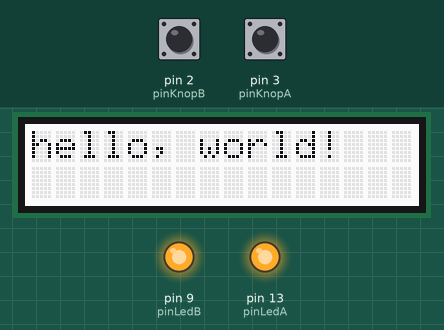
The sketch below on a simulated Arduino Uno, built with avr-gcc and run on an emulated ATmega328P. On the bench: 16×2 character LCD, output pins drawn as LEDs (lit = HIGH). The inputs (shaded band) are chosen by the test bench; at power-on: pin 2 (pinKnopB) HIGH, pin 3 (pinKnopA) HIGH. What the sketch prints to the serial monitor is not drawn.

Above: at 2.2 s.
2.3 s: pin 2 (pinKnopB) pulled LOW for 0.15 s
At 2.38 s:
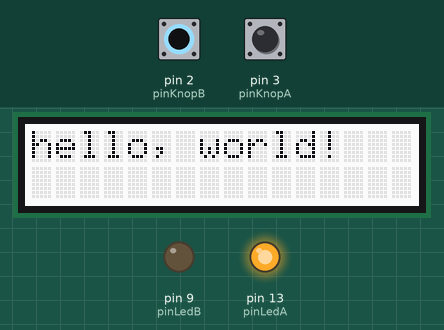
3.9 s: pin 3 (pinKnopA) pulled LOW for 0.15 s
At 3.97 s:
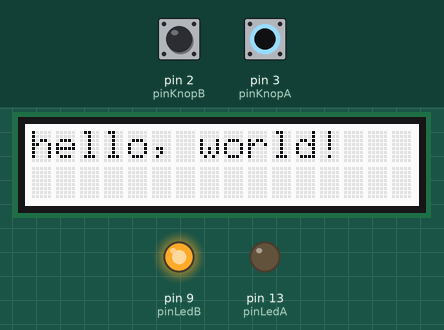
5.5 s: pin 3 (pinKnopA) pulled LOW for 3.2 s
At 9.0 s:
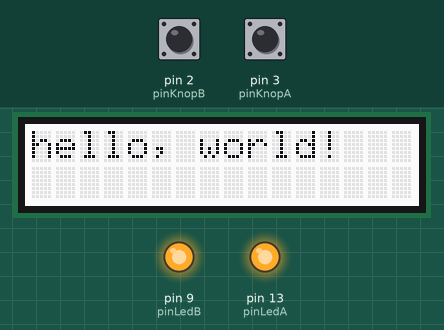
10.2 s: pin 2 (pinKnopB) pulled LOW for 3.2 s
At 11.5 s:
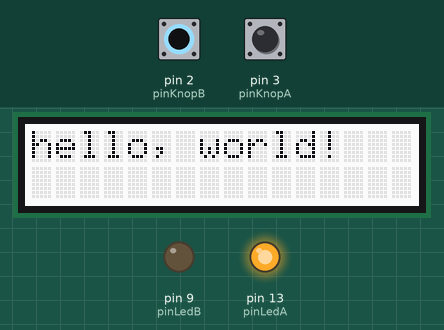
14.9 s: pin 2 (pinKnopB) driven LOW and pin 3 (pinKnopA) driven LOW
At 16.3 s:
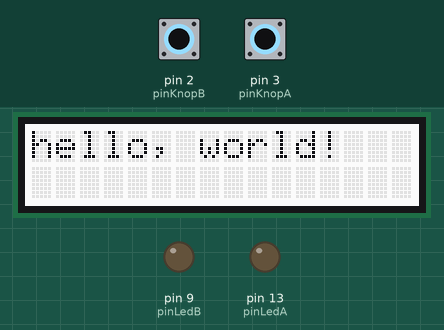
Timing chart, 0 to 17.4 s (numbered marks = the images above; inputs shaded):
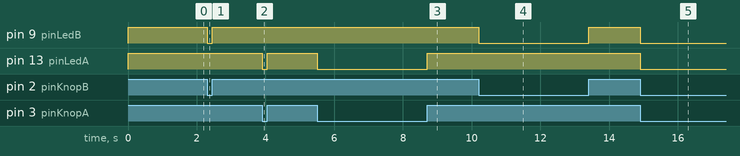

Measured:
- after the input at 2.3 s, pin 9 (pinLedB): HIGH → LOW at once, → HIGH 0.15 s later
- after the input at 3.9 s, pin 13 (pinLedA): HIGH → LOW at once, → HIGH 0.15 s later
- after the input at 5.5 s, pin 13 (pinLedA): HIGH → LOW at once, → HIGH 3.2 s later
- after the input at 10.2 s, pin 9 (pinLedB): HIGH → LOW at once, → HIGH 3.2 s later
- after the input at 14.9 s, pin 9 (pinLedB), pin 13 (pinLedA): HIGH → LOW at once

The sketch:

game_testcode.ino
```cpp
/*****************************************
   Voorbeeld TestCode
   Voor circuit met 2 leds en 2 knoppen
   en een display
   Breid de code zelf uit
   zodat je deze kunt gebruiken om te testen
   of alle componenten (nog) goed
   zijn aangesloten op je Arduino
   Emmauscollege
   v20210210GEE
 *****************************************/

/*****************************************
   libraries die je gebruikt

   LCD met 2 regels van 16 karakters
   (de RGB backlit kan niet van kleur worden veranderd)
   https://www.arduino.cc/reference/en/libraries/grove-lcd-rgb-backlight/

 *****************************************/
#include <Wire.h>
#include "rgb_lcd.h"

/*****************************************
   variabelen die je gebruikt
 *****************************************/
// gebruikte pinnen
const int pinLedA   = 13; // pin van LED A
const int pinLedB   = 9; // pin van LED B
const int pinKnopA  = 3; // pin van knop A
const int pinKnopB  = 2; // pin van knop B

// display
rgb_lcd lcd;

/*****************************************
   setup()
 *****************************************/
void setup() {
  // enable console en stuur opstartbericht
  Serial.begin(9600);
  Serial.println("Test start");

  // zet pinmode voor leds
  pinMode(pinLedA, OUTPUT);
  pinMode(pinLedB, OUTPUT);

  // zet pinmode voor knoppen
  pinMode(pinKnopA, INPUT);
  pinMode(pinKnopB, INPUT);

  // zet LEDs aan
  digitalWrite(pinLedA, HIGH);
  digitalWrite(pinLedB, HIGH);

  // zet het aan kolommen en rijen van het LCD
  lcd.begin(16, 2);
  // Zet een bericht op het LDC
  lcd.print("hello, world!");

  // wacht seconde zodat je kunt zien dat de LEDs het doen en het display kunt aflezen
  delay(1000);
}

/*****************************************
   loop()
 *****************************************/
void loop() {
  // zet LedA aan/uit afhankelijk van stand van knopA
  if (digitalRead(pinKnopA) == LOW) {
    digitalWrite(pinLedA, LOW);
  } else {
    digitalWrite(pinLedA, HIGH);
  }

  // zet LedB aan/uit afhankelijk van stand van nopB
  if (digitalRead(pinKnopB) == LOW) {
    digitalWrite(pinLedB, LOW);
  } else {
    digitalWrite(pinLedB, HIGH);
  }

  // kleine vertraging, 100 keer per seconde loopen is genoeg
  delay(10);
}
```
